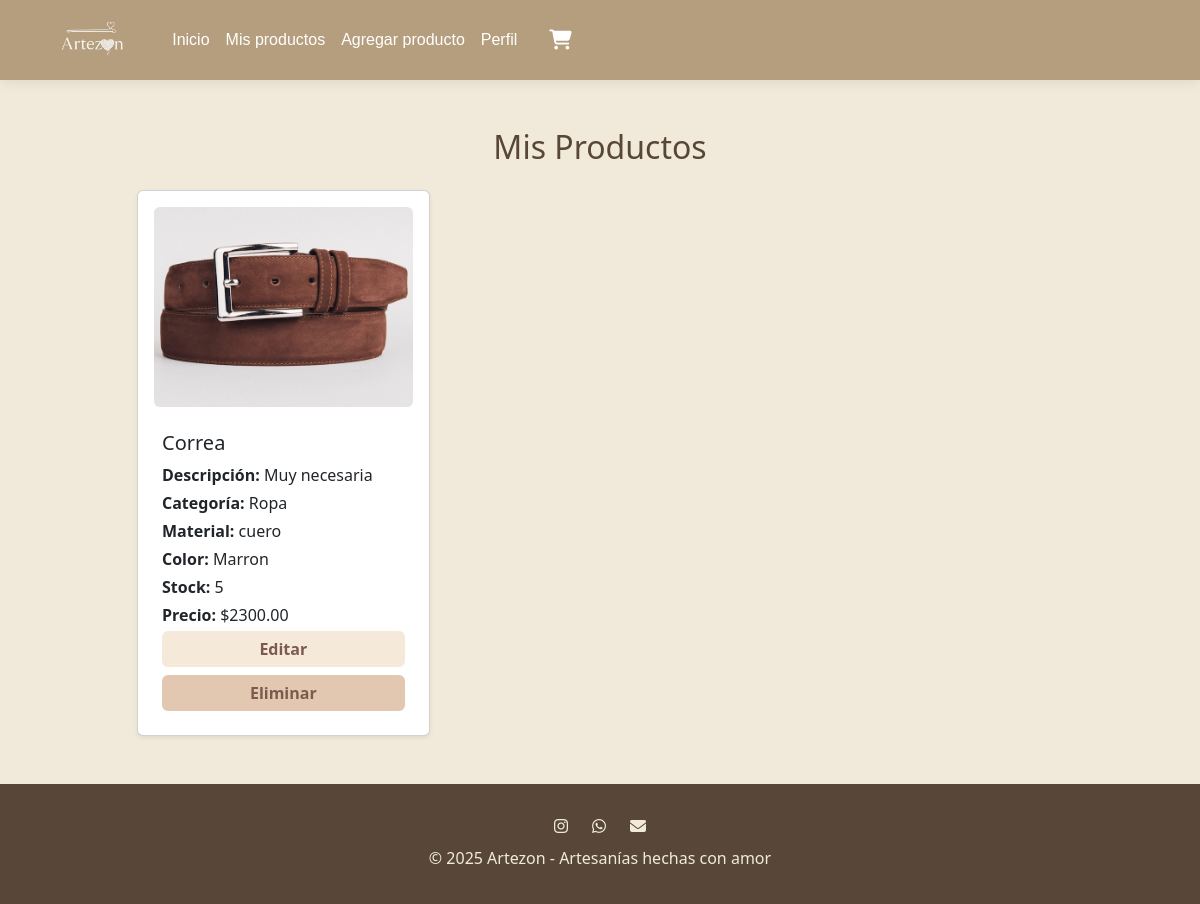
Page /vendedores/mis-productos/ (signed in) on the committed database.
### productos/models.py (models this page shows, shortened)
class Product(models.Model):
    seller = models.ForeignKey(User, on_delete=models.CASCADE)
    name = models.CharField(max_length=120)
    description = models.TextField(blank=True)
    category = models.CharField(max_length=50, blank=True)
    material = models.CharField(max_length=50, blank=True)
    color = models.CharField(max_length=30, blank=True)
    price = models.DecimalField(max_digits=10, decimal_places=2)
    stock = models.PositiveIntegerField(default=0)
    is_active = models.BooleanField(default=True)
    created_at = models.DateTimeField(auto_now_add=True)
    imagen = models.ImageField(upload_to="imagenProductos/", blank=True, null=True)

### Vendedores/views.py (the view)
# urls.py: path('mis-productos/', views.mis_productos, name='mis_productos'),
@login_required
def mis_productos(request):
    productos = Product.objects.filter(seller=request.user)
    return render(request, "manejoProductos/mis_productos.html", {"productos": productos})

### Vendedores/templates/manejoProductos/mis_productos.html
{% extends "base.html" %}
{% block content %}
<div class="container mt-5">
    <div class="row justify-content-center">
        <div class="col-md-10">
            <h2 class="mb-4 text-center">Mis Productos</h2>
            <div class="row">
                {% for producto in productos %}
                    <div class="col-md-6 col-lg-4 mb-4">
                        <div class="card h-100 shadow-sm p-2">
                            {% if producto.imagen %}
                                <div class="p-2">
                                    <img src="{{ producto.imagen.url }}" class="card-img-top rounded" alt="Imagen de producto" style="object-fit:cover; height:200px;">
                                </div>
                            {% else %}
                                <div class="card-img-top d-flex align-items-center justify-content-center p-2" style="height:200px; background:#f5e9da;">
                                    <span class="text-muted">Sin imagen</span>
                                </div>
                            {% endif %}
                            <div class="card-body">
                                <h5 class="card-title">{{ producto.name }}</h5>
                                <p class="card-text mb-1"><strong>Descripción:</strong> {{ producto.description }}</p>
                                <p class="card-text mb-1"><strong>Categoría:</strong> {{ producto.category }}</p>
                                <p class="card-text mb-1"><strong>Material:</strong> {{ producto.material }}</p>
                                <p class="card-text mb-1"><strong>Color:</strong> {{ producto.color }}</p>
                                <p class="card-text mb-1"><strong>Stock:</strong> {{ producto.stock }}</p>
                                <p class="card-text mb-1"><strong>Precio:</strong> ${{ producto.price }}</p>
                                <a href="{% url 'editar_producto' producto.id %}"
                                   class="btn w-100 mb-2 fw-bold"
                                   style="background-color: #f5e9da; color: #7d5a4e; border: none;">
                                    Editar
                                </a>
                                <a href="{% url 'eliminar_producto' producto.id %}"
                                   class="btn w-100 fw-bold"
                                   style="background-color: #e2c8b0; color: #7d5a4e; border: none;">
                                    Eliminar
                                </a>
                            </div>
                        </div>
                    </div>
                {% empty %}
                    <div class="col-12">
                        <div class="alert alert-warning text-center">No tienes productos aún.</div>
                    </div>
                {% endfor %}
            </div>
        </div>
    </div>
</div>
{% endblock %}

### static/css/styles.css (style rules this page uses)
:root { --vanilla: #F1EADA; --tobacco: #B59E7D; --mountain: #AAA396; --sand: #CEC1A8; --mahogany: #584738; }

### rows in the picture
Product: imagen (picture), name "Correa", description "Muy necesaria", category "Ropa", material "cuero", color "Marron", stock "5", price "2300.00"
